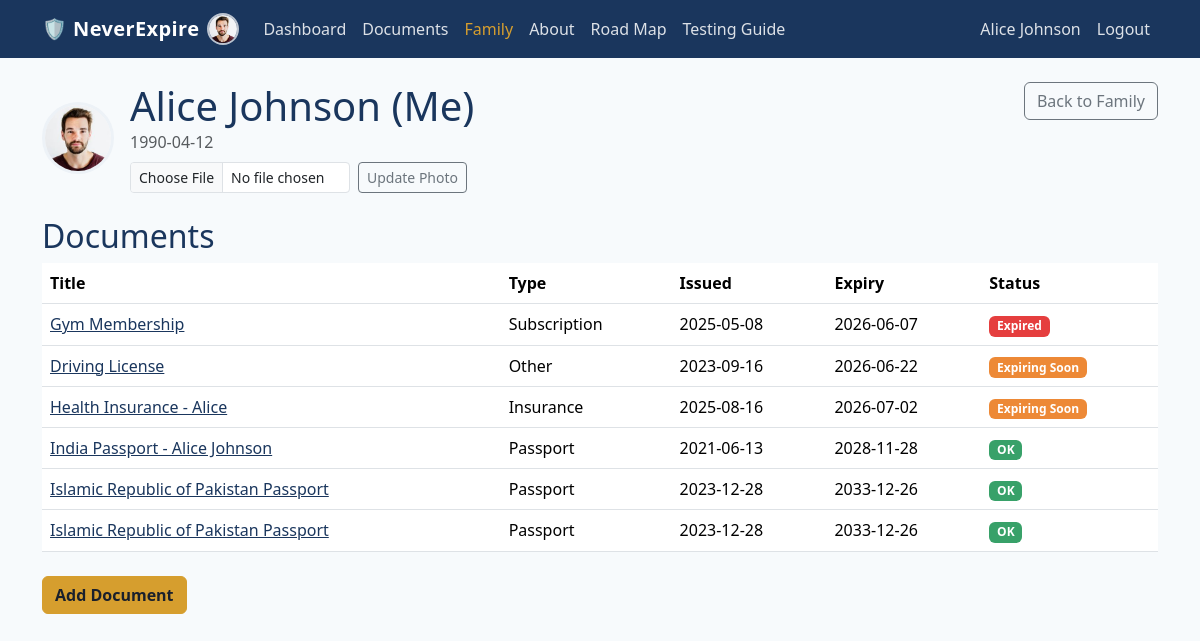
Screenshot of /family/7 (signed in) with the database file from the repository.
### neverexpire/db/models/person.py (models this page shows)
class Person(Base, TimestampMixin):
    __tablename__ = "persons"
    id: Mapped[int] = mapped_column(primary_key=True)
    user_id: Mapped[int] = mapped_column(ForeignKey("users.id"), nullable=False, index=True)
    full_name: Mapped[str] = mapped_column(String(255), nullable=False)
    date_of_birth: Mapped[date | None] = mapped_column(Date, nullable=True)
    is_primary: Mapped[bool] = mapped_column(Boolean, default=False, nullable=False)
    is_active: Mapped[bool] = mapped_column(Boolean, default=True, nullable=False)
    photo_path: Mapped[str | None] = mapped_column(String(1024), nullable=True)
    user: Mapped["User"] = relationship(back_populates="persons")
    documents: Mapped[list["Document"]] = relationship(back_populates="person")
    relationships_from: Mapped[list["PersonRelationship"]] = relationship(
        back_populates="person",
        foreign_keys="PersonRelationship.person_id",
    )
    relationships_to: Mapped[list["PersonRelationship"]] = relationship(
        back_populates="related_person",
        foreign_keys="PersonRelationship.related_person_id",
    )

### neverexpire/db/models/user.py (models this page shows)
class User(Base, TimestampMixin):
    __tablename__ = "users"
    __table_args__ = (
        CheckConstraint("role IN ('user', 'admin')", name="ck_users_role"),
    )
    id: Mapped[int] = mapped_column(primary_key=True)
    email: Mapped[str] = mapped_column(String(255), unique=True, nullable=False, index=True)
    hashed_password: Mapped[str] = mapped_column(String(255), nullable=False)
    full_name: Mapped[str] = mapped_column(String(255), nullable=False)
    role: Mapped[str] = mapped_column(String(20), nullable=False, default="user")
    is_active: Mapped[bool] = mapped_column(Boolean, default=True, nullable=False)
    photo_path: Mapped[str | None] = mapped_column(String(1024), nullable=True)
    persons: Mapped[list["Person"]] = relationship(back_populates="user")
    audit_logs: Mapped[list["AuditLog"]] = relationship(back_populates="user")

### neverexpire/db/models/document.py (models this page shows)
class Document(Base, TimestampMixin):
    __tablename__ = "documents"
    __table_args__ = (
        CheckConstraint("status IN ('active', 'expired', 'archived')", name="ck_documents_status"),
        CheckConstraint("source IN ('manual', 'upload')", name="ck_documents_source"),
    )
    id: Mapped[int] = mapped_column(primary_key=True)
    person_id: Mapped[int] = mapped_column(ForeignKey("persons.id"), nullable=False, index=True)
    document_type_id: Mapped[int] = mapped_column(
        ForeignKey("document_types.id"), nullable=False, index=True
    )
    title: Mapped[str] = mapped_column(String(255), nullable=False)
    issued_date: Mapped[date | None] = mapped_column(Date, nullable=True)
    expiry_date: Mapped[date | None] = mapped_column(Date, nullable=True, index=True)
    status: Mapped[str] = mapped_column(String(20), nullable=False, default="active")
    source: Mapped[str] = mapped_column(String(10), nullable=False, default="upload")
    document_number: Mapped[str | None] = mapped_column(String(100), nullable=True)
    issuing_authority: Mapped[str | None] = mapped_column(String(255), nullable=True)
    holder_name: Mapped[str | None] = mapped_column(String(255), nullable=True)
    notes: Mapped[str | None] = mapped_column(Text, nullable=True)
    extra_fields: Mapped[dict | None] = mapped_column(JSON, nullable=True)
    person: Mapped["Person"] = relationship(back_populates="documents")
    document_type: Mapped["DocumentType"] = relationship(back_populates="documents")
    files: Mapped[list["DocumentFile"]] = relationship(
        back_populates="document", cascade="all, delete-orphan"
    )
    extraction_runs: Mapped[list["DocumentExtractionRun"]] = relationship(
        back_populates="document", cascade="all, delete-orphan"
    )
    reminders: Mapped[list["DocumentReminder"]] = relationship(
        back_populates="document", cascade="all, delete-orphan"
    )

### neverexpire/db/models/document_type.py (models this page shows)
class DocumentType(Base, TimestampMixin):
    __tablename__ = "document_types"
    id: Mapped[int] = mapped_column(primary_key=True)
    code: Mapped[str] = mapped_column(String(50), unique=True, nullable=False)
    default_name: Mapped[str] = mapped_column(String(100), nullable=False)
    is_active: Mapped[bool] = mapped_column(Boolean, default=True, nullable=False)
    is_system: Mapped[bool] = mapped_column(Boolean, default=False, nullable=False)
    translations: Mapped[list["DocumentTypeTranslation"]] = relationship(
        back_populates="document_type"
    )
    documents: Mapped[list["Document"]] = relationship(back_populates="document_type")
    extraction_runs: Mapped[list["DocumentExtractionRun"]] = relationship(
        back_populates="extracted_document_type"
    )
    field_definitions: Mapped[list["DocumentFieldDefinition"]] = relationship(
        back_populates="document_type"
    )

### neverexpire/web/routes/family.py (the view)
@family_bp.route("/<int:person_id>")
@login_required
def person_detail(person_id):
    user = current_user()
    person = g.db.get(Person, person_id)
    if person is None or person.user_id != user.id:
        abort(404)
    documents = get_documents_for_person(g.db, person_id)
    today = date.today()
    soon_cutoff = today + timedelta(days=config.REMINDER_DAYS_THRESHOLD)
    return render_template(
        "family/detail.html", person=person, documents=documents, today=today, soon_cutoff=soon_cutoff
    )

### neverexpire/db/queries.py (called while the page is built, shortened)
def _apply_status_filter(query, status_filter: str | None, today: date, horizon: date):
    if status_filter == "expired":
        return query.filter(
            Document.status == "active",
            Document.expiry_date.isnot(None),
            Document.expiry_date < today,
        )
    if status_filter == "valid":
        return query.filter(
            Document.status == "active",
            Document.expiry_date.isnot(None),
            Document.expiry_date > horizon,
        )
    if status_filter == "no_expiry":
        return query.filter(
            Document.status == "active",
            Document.expiry_date.is_(None),
        )
    return query

def get_documents_for_person(
    session: Session, person_id: int, status_filter: str | None = None
) -> list[Document]:
    today = date.today()
    horizon = today + timedelta(days=config.REMINDER_DAYS_THRESHOLD)
    query = (
        session.query(Document)
        .options(joinedload(Document.document_type))
        .filter(Document.person_id == person_id)
    )
    query = _apply_status_filter(query, status_filter, today, horizon)
    return query.order_by(Document.expiry_date.is_(None), Document.expiry_date).all()

### neverexpire/web/__init__.py (called while the page is built)
def create_app() -> Flask:
    app = Flask(__name__)
    app.config["SECRET_KEY"] = config.SECRET_KEY
    app.config["MAX_CONTENT_LENGTH"] = 10 * 1024 * 1024
    config.UPLOAD_DIR.mkdir(parents=True, exist_ok=True)
    config.STAGING_DIR.mkdir(parents=True, exist_ok=True)
    @app.before_request
    def open_db_session():
        g.db = SessionLocal()
    @app.teardown_request
    def close_db_session(exception=None):
        db = g.pop("db", None)
        if db is not None:
            db.close()
    @app.context_processor
    def inject_current_user():
        user = current_user()
        person = None
        if user is not None:
            person = next((p for p in user.persons if p.is_primary), None)
        return {"current_user": user, "current_person": person}
    from .routes import register_blueprints
    register_blueprints(app)
    return app

### neverexpire/web/auth.py (called while the page is built)
def current_user() -> User | None:
    user_id = session.get("user_id")
    if user_id is None:
        return None
    return g.db.get(User, user_id)

def login_required(view):
    @wraps(view)
    def wrapped_view(*args, **kwargs):
        if current_user() is None:
            return redirect(url_for("auth.login"))
        return view(*args, **kwargs)
    return wrapped_view

### neverexpire/web/templates/family/detail.html (shortened to what this page needs)
{% extends "base.html" %}
{% block content %}
<div class="d-flex justify-content-between align-items-start mb-4 flex-wrap gap-3">
  <div class="d-flex align-items-center gap-3">
    {% if person.photo_path %}
    <img class="avatar-lg" src="{{ url_for('static', filename=person.photo_path) }}" alt="{{ person.full_name }}">
    {% else %}
    <div class="avatar-lg avatar-placeholder">{{ person.full_name[0] }}</div>
    {% endif %}
    <div>
      <h1 class="mb-0">{{ person.full_name }}{% if person.is_primary %} (Me){% endif %}</h1>
      <p class="text-muted mb-0">{{ person.date_of_birth or 'Date of birth not set' }}</p>
      <form method="post" action="{{ url_for('family.upload_photo', person_id=person.id) }}" enctype="multipart/form-data" class="d-flex align-items-center gap-2 mt-2">
        <input class="form-control form-control-sm" type="file" name="photo" accept="image/png,image/jpeg,image/gif,image/webp" required style="max-width: 220px;">
        <button class="btn btn-sm btn-outline-secondary" type="submit">Update Photo</button>
      </form>
    </div>
  </div>
  <a class="btn btn-outline-secondary" href="{{ url_for('family.list_family') }}">Back to Family</a>
</div>
<h2>Documents</h2>
{% if documents %}
<table class="table table-hover mb-4">
  <thead>
    <tr>
      <th>Title</th>
      <th>Type</th>
      <th>Issued</th>
      <th>Expiry</th>
      <th>Status</th>
    </tr>
  </thead>
  <tbody>
    {% for document in documents %}
    <tr>
      <td><a href="{{ url_for('documents.detail', document_id=document.id) }}">{{ document.title }}</a></td>
      <td>{{ document.document_type.default_name }}</td>
      <td>{{ document.issued_date or '-' }}</td>
      <td>{{ document.expiry_date or '-' }}</td>
      <td>
        {% if document.expiry_date and document.expiry_date < today %}
          <span class="badge badge-expired">Expired</span>
        {% elif document.expiry_date and document.expiry_date <= soon_cutoff %}
          <span class="badge badge-expiring-soon">Expiring Soon</span>
        {% else %}
          <span class="badge badge-ok">OK</span>
        {% endif %}
      </td>
    </tr>
    {% endfor %}
  </tbody>
</table>
{% else %}
<p class="text-muted">No documents yet.</p>
{% endif %}
<a class="btn btn-primary" href="{{ url_for('documents.add_document') }}">Add Document</a>
{% endblock %}

### neverexpire/web/templates/base.html (shortened to what this page needs)
<!DOCTYPE html>
<html lang="en">
<head>
  <link href="https://cdn.jsdelivr.net/npm/bootstrap@5.3.3/dist/css/bootstrap.min.css" rel="stylesheet">
  <link href="{{ url_for('static', filename='style.css') }}" rel="stylesheet">
</head>
<body>
<nav class="navbar navbar-expand-lg navbar-dark bg-dark">
  <div class="container">
    <a class="navbar-brand d-flex align-items-center gap-2" href="{{ url_for('dashboard.index') }}">
      <span>🛡️ NeverExpire</span>
      {% if current_person and current_person.photo_path %}
      <img class="avatar-circle" src="{{ url_for('static', filename=current_person.photo_path) }}" alt="{{ current_person.full_name }}">
      {% endif %}
    </a>
    <div class="collapse navbar-collapse">
      <ul class="navbar-nav me-auto">
        {% if current_user %}
        <li class="nav-item"><a class="nav-link {{ 'active' if request.endpoint == 'dashboard.index' }}" href="{{ url_for('dashboard.index') }}">Dashboard</a></li>
        <li class="nav-item"><a class="nav-link {{ 'active' if request.endpoint and request.endpoint.startswith('documents.') }}" href="{{ url_for('documents.list_documents') }}">Documents</a></li>
        <li class="nav-item"><a class="nav-link {{ 'active' if request.endpoint and request.endpoint.startswith('family.') }}" href="{{ url_for('family.list_family') }}">Family</a></li>
        {% endif %}
        <li class="nav-item"><a class="nav-link {{ 'active' if request.endpoint == 'pages.about' }}" href="{{ url_for('pages.about') }}">About</a></li>
        <li class="nav-item"><a class="nav-link {{ 'active' if request.endpoint == 'pages.roadmap' }}" href="{{ url_for('pages.roadmap') }}">Road Map</a></li>
        <li class="nav-item"><a class="nav-link {{ 'active' if request.endpoint == 'pages.testing' }}" href="{{ url_for('pages.testing') }}">Testing Guide</a></li>
      </ul>
      <ul class="navbar-nav">
        {% if current_user %}
        <li class="nav-item"><span class="nav-link disabled">{{ current_user.full_name }}</span></li>
        <li class="nav-item"><a class="nav-link" href="{{ url_for('auth.logout') }}">Logout</a></li>
        {% else %}
        <li class="nav-item"><a class="nav-link" href="{{ url_for('auth.login') }}">Log in</a></li>
        {% endif %}
      </ul>
    </div>
  </div>
</nav>
<main class="container py-4">
  {% block content %}{% endblock %}
</main>
</body>
</html>

### neverexpire/web/static/style.css (style rules this page uses)
:root { --navy: #1A365D; --navy-dark: #142a4a; --gold: #D69E2E; --gold-dark: #b9841f; --danger: #E53E3E; --warning: #ED8936; --success: #38A169; --bg: #F7FAFC; --card-bg: #FFFFFF; --text-primary: #1A202C; --text-secondary: #718096; }
body { background-color: var(--bg); color: var(--text-primary); }
.navbar.bg-dark { background-color: var(--navy) !important; }
.navbar-brand { font-weight: 700; letter-spacing: 0.02em; color: #ffffff !important; }
.navbar-dark .navbar-nav .nav-link { color: rgba(255, 255, 255, 0.85) !important; }
.navbar-dark .navbar-nav .nav-link:hover, .navbar-dark .navbar-nav .nav-link:focus, .navbar-dark .navbar-nav .nav-link.active { color: var(--gold) !important; }
main h1, main h2, main h3 { color: var(--navy); }
a { color: var(--navy); }
.btn-primary { background-color: var(--gold); border-color: var(--gold); color: var(--text-primary); font-weight: 600; }
.table thead { background-color: #EDF2F7; }
.avatar-circle { width: 32px; height: 32px; border-radius: 50%; object-fit: cover; border: 2px solid rgba(255, 255, 255, 0.7); }
.avatar-lg { width: 72px; height: 72px; border-radius: 50%; object-fit: cover; border: 3px solid #EDF2F7; }
.badge-expired { background-color: var(--danger); }
.badge-expiring-soon { background-color: var(--warning); }
.badge-ok { background-color: var(--success); }

### rows the page displays
Person: photo_path (picture), full_name "Alice Johnson", date_of_birth "1990-04-12"
User: full_name "Alice Johnson"
Document: title "Gym Membership", document_type.default_name "Subscription", issued_date "2025-05-08", expiry_date "2026-06-07", shows "Expired"
Document: title "Driving License", document_type.default_name "Other", issued_date "2023-09-16", expiry_date "2026-06-22", shows "Expiring Soon"
Document: title "Health Insurance - Alice", document_type.default_name "Insurance", issued_date "2025-08-16", expiry_date "2026-07-02", shows "Expiring Soon"
Document: title "India Passport - Alice Johnson", document_type.default_name "Passport", issued_date "2021-06-13", expiry_date "2028-11-28", shows "OK"
Document: title "Islamic Republic of Pakistan Passport", document_type.default_name "Passport", issued_date "2023-12-28", expiry_date "2033-12-26", shows "OK"
Document: title "Islamic Republic of Pakistan Passport", document_type.default_name "Passport", issued_date "2023-12-28", expiry_date "2033-12-26", shows "OK"
